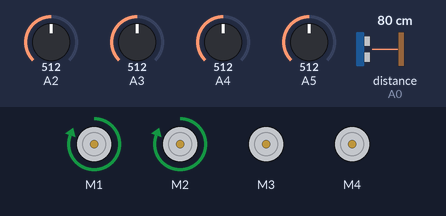
Bench run of a sketch on a simulated Arduino Uno, built with avr-gcc and run on an emulated ATmega328P. Shown: 4 × DC motor (green arrow = forward, orange = backward, longer = faster). Wiring (inferred from the names in the program): ultrasonic range finder: trigger A1; echo A0. The inputs (shaded band) are chosen by the test bench; at power-on: distance to the obstacle (sensor on A0) 80 cm, A2 = 512, A3 = 512, A4 = 512, A5 = 512. The echo pulse lasts 58.3 µs per cm.

Above: at 1.2 s.
1.3 s: distance to the obstacle (sensor on A0) set to 45 cm
2.8 s: distance to the obstacle (sensor on A0) set to 38 cm
At 4.0 s:
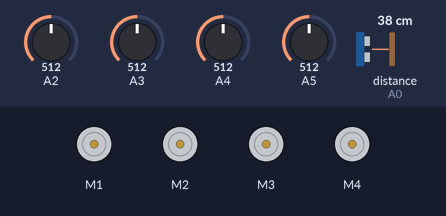
4.3 s: distance to the obstacle (sensor on A0) set to 299 cm
At 4.7 s:
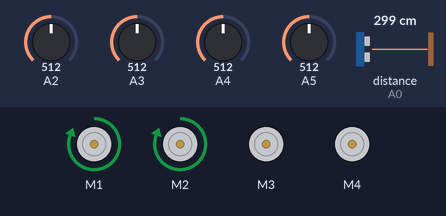
5.8 s: distance to the obstacle (sensor on A0) set to 2 cm
At 6.8 s:
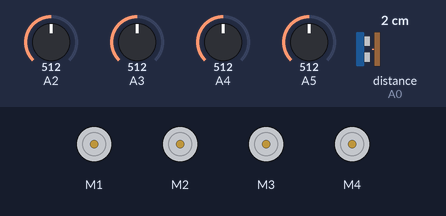
Timing chart, 0 to 8.3 s (numbered marks = the images above; inputs shaded):
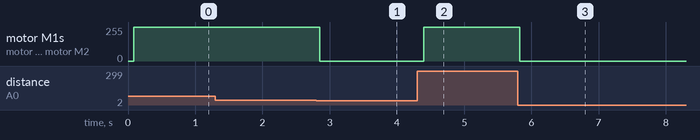

Measured:
- the behaviour switches between 41 and 40 cm on distance to the obstacle (sensor on A0) (found by bisection; images 0 and 1)
- after the input at 1.3 s, every drawn part: stays the same
- after the input at 2.8 s, motor M1, motor M2: forward 255/255 → stopped after 0.05 s
- after the input at 4.3 s, motor M1, motor M2: stopped → forward 255/255 after 0.10 s
- after the input at 5.8 s, motor M1, motor M2: forward 255/255 → stopped at once

The sketch:

Main_code.ino
```cpp
#include <AFMotor.h>
#include <Servo.h>
//CREATING MOTOR OBJECTS//
AF_DCMotor motorone(1, MOTOR12_64KHZ);
AF_DCMotor motortwo(2, MOTOR12_64KHZ);
AF_DCMotor motorthree(3, MOTOR12_64KHZ);
AF_DCMotor motorfour(4, MOTOR12_64KHZ);
Servo servo;

//GLOBAL VARIABLES//
int minValue = 100;
long distance = 0;
const int trigPin = A1;
const int echoPin = A0;
double aveDeg[3] = { -1, -1, -1};

void setup() {
  motorone.setSpeed(0);
  motortwo.setSpeed(0);
  motorthree.setSpeed(0);
  motorfour.setSpeed(0);
  Serial.begin(9600);
}

void stop() {
  motorone.run(RELEASE);
  motortwo.run(RELEASE);
  motorthree.run(RELEASE);
  motorfour.run(RELEASE);
}

long microsecondsToInches(long microseconds) {
  return microseconds / 74 / 2;
}

long microsecondsToCentimeters(long microseconds) {
  return microseconds / 29 / 2;
}

void sonar() {
  int duration = 0;
  pinMode(trigPin, OUTPUT);
  digitalWrite(trigPin, LOW);
  delayMicroseconds(2);
  digitalWrite(trigPin, HIGH);
  delayMicroseconds(10);
  digitalWrite(trigPin, LOW);
  pinMode(echoPin, INPUT);
  duration = pulseIn(echoPin, HIGH);
  distance = microsecondsToInches(duration);
  duration = 0;
}

void changeSpeedSpecial(int degree) {
  if (degree == 0) {
    motorone.setSpeed(150);
    motortwo.setSpeed(150);
    motorthree.setSpeed(100);
    motorfour.setSpeed(100);
    motorone.run(FORWARD);
    motortwo.run(FORWARD);
    motorthree.run(BACKWARD);
    motorfour.run(BACKWARD);
  }
  else if (degree == 180) {
    motorone.setSpeed(100);
    motortwo.setSpeed(100);
    motorthree.setSpeed(150);
    motorfour.setSpeed(150);
    motorone.run(BACKWARD);
    motortwo.run(BACKWARD);
    motorthree.run(FORWARD);
    motorfour.run(FORWARD);
  }
  else {
    motorone.setSpeed(255);
    motortwo.setSpeed(255);
    motorthree.setSpeed(255);
    motorfour.setSpeed(255);
    motorone.run(FORWARD);
    motortwo.run(FORWARD);
    motorthree.run(FORWARD);
    motorfour.run(FORWARD);
  }
}

void changeSpeed(int degree) {
  int speedLeft = 255;
  int speedRight = 255;
  if (degree == -1) {
    stop();
    return;
  }
  if (degree > 90) { //if the person is to the left

    speedLeft -= floor(5 * (degree - 90)); //adjust motors on the left
    if (speedLeft < 0) {
      speedLeft = 0;
    }
  } else {//if the person is to the right or in front

    speedRight -= floor(5 * (90 - degree)); //adjust motors on the left
    if (speedRight < 0) {
      speedRight = 0;
    }
  }
  motorone.setSpeed(speedRight);
  motortwo.setSpeed(speedRight);
  motorthree.setSpeed(speedLeft);
  motorfour.setSpeed(speedLeft);
}

void onwards() {
  int west [180], south [180], east [180], north [180];
  int sum, sumWest, sumEast, sumNorth, sumSouth = 0;
  int minValue = 100;
  double degree, weightedAve = 0;
  for (int j; j < 180; j++) {
    west[j] = analogRead(2);
    south[j] = analogRead(3);
    east[j] = analogRead(4);
    north[j] = analogRead(5);
    //delay(1);
    if (west[j] <= minValue) {
      sumWest++;
    }
    if (east[j] <= minValue) {
      sumEast++;
    }
    if (north[j] <= minValue) {
      sumNorth++;
    }
    if (south[j] <= minValue) {
      sumSouth++;
    }
  }
  degree = 90.0;//90 because ¯\_(ツ)_/¯

  if ((sumWest == 0 && sumEast == 0 && sumNorth == 0 && sumSouth == 0 ) || (sumWest != 0 && sumEast != 0 && sumNorth != 0 && sumSouth != 0) ) { //device off
    //reset degree values
    degree = -1;
    //clear array because of no direction
    aveDeg[2] = -1;
    aveDeg[1] = -1;
    aveDeg[0] = -1;
    stop();
    delay(500);
    return;
  }

  else if (sumNorth > sumSouth && sumNorth > 30) {//detected something more north than south
    if (sumNorth > 170 && sumEast < 30 && sumWest < 30) { //north much greater
      //just go north
      degree = 90;
      //clear array because of direction change
      aveDeg[2] = -1;
      aveDeg[1] = -1;
      aveDeg[0] = -1;
    }
    else if (sumEast > sumWest) {//check if east is greater than west

      /*else if (aveDeg[2] == 180) { //if just came from west
        aveDeg[2] = -1;//make the last value not count
        }*/

      degree = atan2(sumEast, sumNorth);//take the arctan of opposite over adjacent
      degree *= 180 / 3.1415; //convert to degrees
      degree = 90 - degree;//adjust to find the new angle
    }
    else { //east is not bigger, use west
      /*if (aveDeg[2] == 0) { //if just came from east
        aveDeg[2] = -1;//make the last value not count
        }*/
      degree = atan2(sumWest, sumNorth);//take arctan of opposite over adjacent on left side(if degree = 0 after,then north has value and east and west are 0)
      degree *= 180 / 3.1415; //convert (if 0, will still be 0)
      degree += 90;//adjust degree to new angle
    }
  }

  //detected something more south, check east vs west
  else if (sumEast > sumWest) {//east has greater value than west
    //if(sonar check)
    //clear array because of direction change
    aveDeg[2] = -1;
    aveDeg[1] = -1;
    aveDeg[0] = -1;
    degree = 0;
  } else { //west has the greater value than east
    //if(sonar Check)
    //clear array because of direction change
    aveDeg[2] = -1;
    aveDeg[1] = -1;
    aveDeg[0] = -1;
    degree = 180;
  }

degree = 180;
  if (degree != 90 || degree != 0 || degree != 180) {
    //shift values
    aveDeg[0] = aveDeg[1];
    aveDeg[1] = aveDeg[2];
    aveDeg[2] = degree;

    //declare variables for running average
    sum = 0;
    weightedAve = 0;

    //find the valid values and add them to the average;
    for (int j = 0; j < 3; j++) {
      if (aveDeg[j] != -1) {
        weightedAve += aveDeg[j];
        sum++;
      }
    }

    //weight the last value by x2
    if (aveDeg[2] != -1) {
      weightedAve += aveDeg[2] * 2;
      sum += 2;
    }

    //check to see if any values were valid and then average the values
    if (sum != 0) {
      weightedAve /= sum;
    } else {
      weightedAve = -1;
    }
    /*
      Serial.print("North : ");
      Serial.println(sumNorth);
      Serial.print("West : ");
      Serial.println(sumWest);
      Serial.print("East : ");
      Serial.println(sumEast); +
      Serial.print("South : ");
      Serial.println(sumSouth);
      Serial.print("Degree(weighted average : ");
      Serial.println(weightedAve);
      Serial.println("");
    */

    changeSpeed(weightedAve);
    motorone.run(FORWARD);
    motortwo.run(FORWARD);
    motorthree.run(FORWARD);
    motorfour.run(FORWARD);
  } else {
    changeSpeedSpecial(degree);
  }

  //reset sums
  sumWest = 0;
  sumEast = 0;
  sumNorth = 0;
  sumSouth = 0;
}
void loop() {
  sonar();
  if (distance > 15) {
    onwards();
  } else {
    //turn the sonar sensor and check around the robot
    stop();//object too close to the robot
  }
}
```
